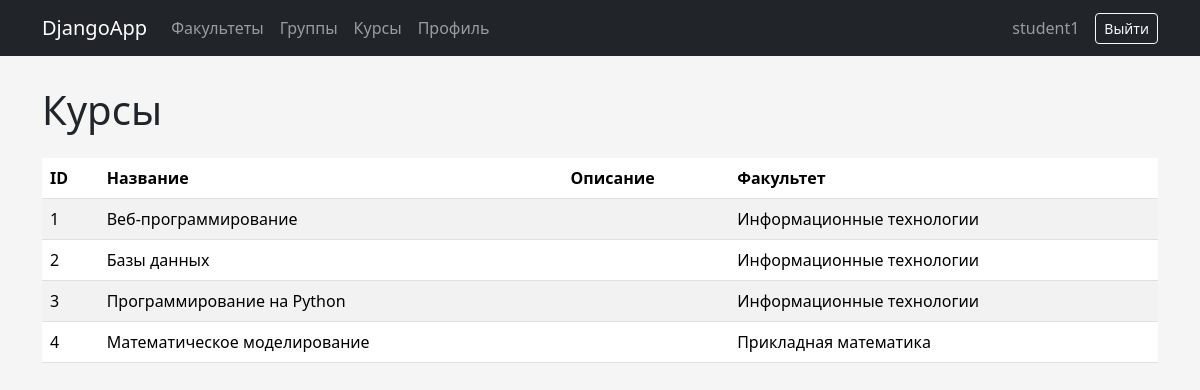
The page /courses/ (signed in) on the database its author committed.
### accounts/models.py (models this page shows, shortened)
class Course(models.Model):
    title = models.CharField(max_length=200)
    description = models.TextField(blank=True)
    department = models.ForeignKey(
        Department,
        on_delete=models.CASCADE,
        related_name='courses'
    )

class Department(models.Model):
    name = models.CharField(max_length=200)

### accounts/views.py (the view)
@login_required
def course_list(request):
    courses = Course.objects.select_related(
        'department'
    ).all()
    return render(
        request,
        'course_list.html',
        {
            'courses': courses,
            'is_methodist': is_methodist(
                request.user
            ),
        }
    )

### accounts/views.py (called while the page is built)
def is_methodist(user):
    return user.groups.filter(
        name='Методист'
    ).exists()

### templates/course_list.html (shortened to what this page needs)
{% extends 'base.html' %}
{% block content %}
<div class="d-flex justify-content-between mb-3">
    <h1>Курсы</h1>
</div>
<table class="table table-striped">
    <thead>
        <tr>
            <th>ID</th>
            <th>Название</th>
            <th>Описание</th>
            <th>Факультет</th>
        </tr>
    </thead>
    <tbody>
        {% for course in courses %}
        <tr>
            <td>
                {{ course.id }}
            </td>
            <td>
                {{ course.title }}
            </td>
            <td>
            </td>
            <td>
                {{ course.department.name }}
            </td>
        </tr>
        {% endfor %}
    </tbody>
</table>
{% endblock %}

### templates/base.html (shortened to what this page needs)
{% load static %}
<!DOCTYPE html>
<html lang="ru">
<head>
    <link rel="stylesheet"
          href="{% static 'vendor/bootstrap/css/bootstrap.min.css' %}">
    <link rel="stylesheet"
          href="{% static 'css/style.css' %}">
</head>
<body>
<nav class="navbar navbar-expand-lg navbar-dark bg-dark">
    <div class="container">
        <a class="navbar-brand" href="/profile/">
            DjangoApp
        </a>
        <div class="navbar-nav me-auto">
            <a class="nav-link" href="/departments/">
                Факультеты
            </a>
            <a class="nav-link" href="/groups/">
                Группы
            </a>
            <a class="nav-link" href="/courses/">
                Курсы
            </a>
            <a class="nav-link" href="/profile/">
                Профиль
            </a>
        </div>
        {% if user.is_authenticated %}
            <span class="navbar-text me-3">
                {{ user.username }}
            </span>
            <form method="post" action="/accounts/logout/">
                <button class="btn btn-outline-light btn-sm"
                        type="submit">
                    Выйти
                </button>
            </form>
        {% endif %}
    </div>
</nav>
<div class="container page-container">
    {% block content %}
    {% endblock %}
</div>
</body>
</html>

### static/css/style.css (style rules this page uses)
body { background-color: #f5f5f5; }
.page-container { margin-top: 30px; }

### rows shown on the page
Course: id "1", title "Веб-программирование", department.name "Информационные технологии"
Course: id "2", title "Базы данных", department.name "Информационные технологии"
Course: id "3", title "Программирование на Python", department.name "Информационные технологии"
Course: id "4", title "Математическое моделирование", department.name "Прикладная математика"

### other values the page prints
{{ user.username }} "student1"
